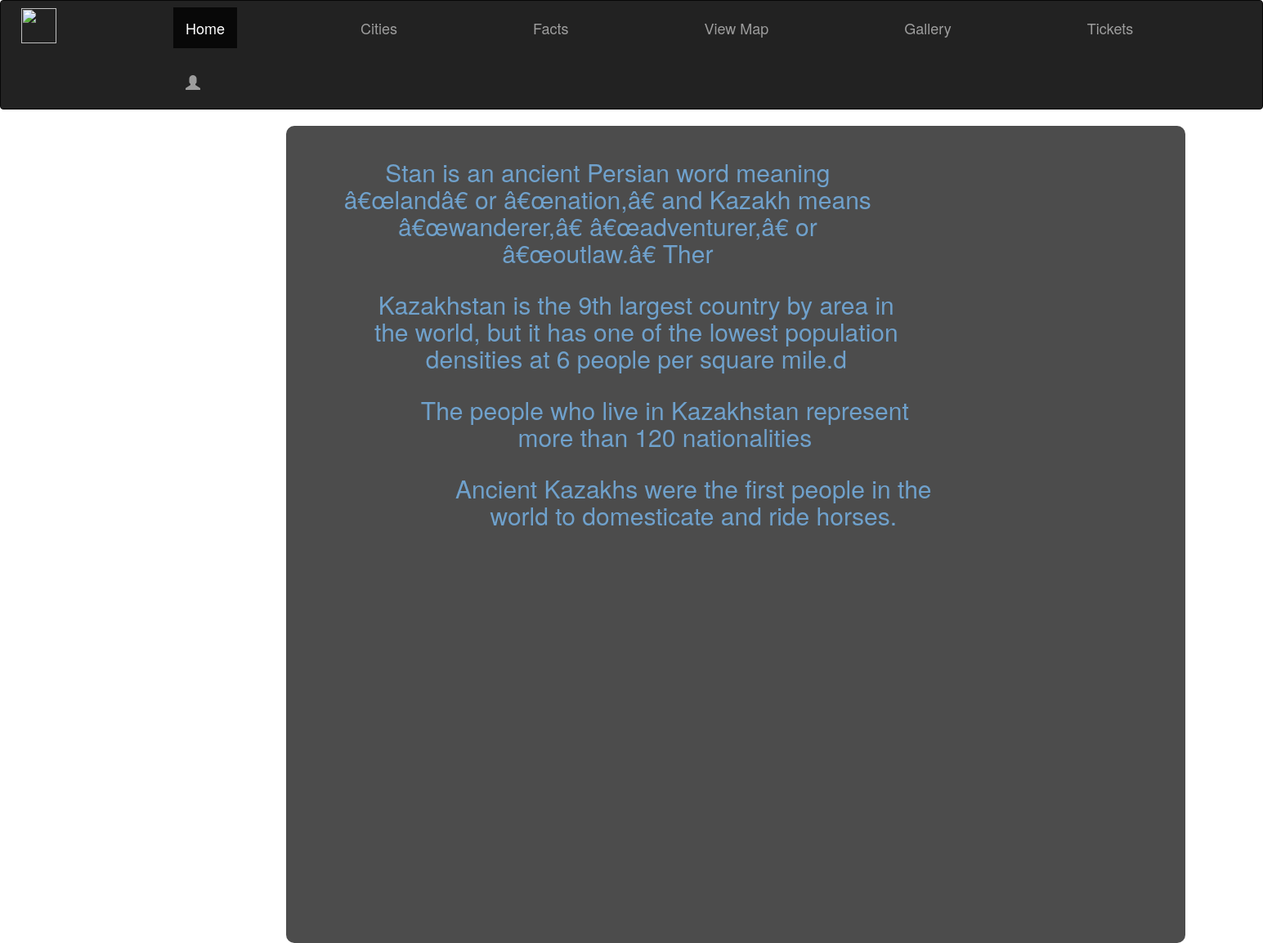
Screenshot of /facts.php (signed in) with the database file from the repository.
### tables this page shows
CREATE TABLE `news` (
  `id` int(11) NOT NULL,
  `title` varchar(140) NOT NULL,
  `image` varchar(260) NOT NULL
);

### showNews.php (the view)
<head>
	<link href="stylesnews.css" rel="stylesheet">
	<link href="stylefacts.css" rel="stylesheet">
</head>
<div class="all">
<div class="col-md-8">
<?php
	include "connection.php";
	$query = "SELECT * FROM news";
	$res = $con->query($query);
	while($row=$res->fetch_array()){
	?>
	<div class="news">
		<div class="row">
			<div>
		<a href="showSingleNews.php?id=<?php echo $row['id']?>">
		<div class="col-md-8">
					<h3><?php echo $row['title']; ?></h3>
				</div>
			</a>
		</div>
	<?php
	}
?>
</div>
</div>

### style.css (style rules this page uses)
body { background-repeat: no-repeat; background-attachment: fixed; background-position: center; background-size: 100%; margin: 0 auto; width:100%; }

### stylefacts.css (style rules this page uses)
body { background: url(yurta.jpg) no-repeat center center fixed; background-size: cover; height: 100%; }

### stylesnews.css (style rules this page uses)
.news { margin-left:50px; margin-top: 20px; width: 1000px; font-size: 30px; text-align: center; border-radius: 10px; }
.all { background-color: black; opacity: 0.7; width: 1100px; height: 1000px; margin-left: 350px; border-radius: 10px; }
h3 { font-size: 30px; }

### rows the page displays
news: title "Stan is an ancient Persian word meaning â€œlandâ€ or â€œnation,â€ and Kazakh means â€œwanderer,â€ â€œadventurer,â€ or â€œoutlaw.â€ Ther"
news: title "Kazakhstan is the 9th largest country by area in the world, but it has one of the lowest population densities at 6 people per square mile.d"
news: title "The people who live in Kazakhstan represent more than 120 nationalities"
news: title "Ancient Kazakhs were the first people in the world to domesticate and ride horses."
